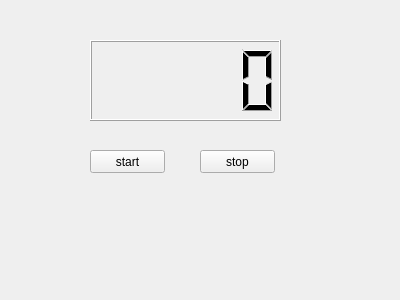
<?xml version="1.0" encoding="UTF-8"?>
<ui version="4.0">
 <class>MyWidget</class>
 <widget class="QWidget" name="MyWidget">
  <property name="geometry">
   <rect>
    <x>0</x>
    <y>0</y>
    <width>400</width>
    <height>300</height>
   </rect>
  </property>
  <property name="windowTitle">
   <string>MyWidget</string>
  </property>
  <widget class="QLCDNumber" name="lcdNumber">
   <property name="geometry">
    <rect>
     <x>90</x>
     <y>40</y>
     <width>191</width>
     <height>81</height>
    </rect>
   </property>
  </widget>
  <widget class="QPushButton" name="buttonStart">
   <property name="geometry">
    <rect>
     <x>90</x>
     <y>150</y>
     <width>75</width>
     <height>23</height>
    </rect>
   </property>
   <property name="text">
    <string>start</string>
   </property>
  </widget>
  <widget class="QPushButton" name="buttonStop">
   <property name="geometry">
    <rect>
     <x>200</x>
     <y>150</y>
     <width>75</width>
     <height>23</height>
    </rect>
   </property>
   <property name="text">
    <string>stop</string>
   </property>
  </widget>
 </widget>
 <layoutdefault spacing="6" margin="11"/>
 <resources/>
 <connections/>
</ui>
